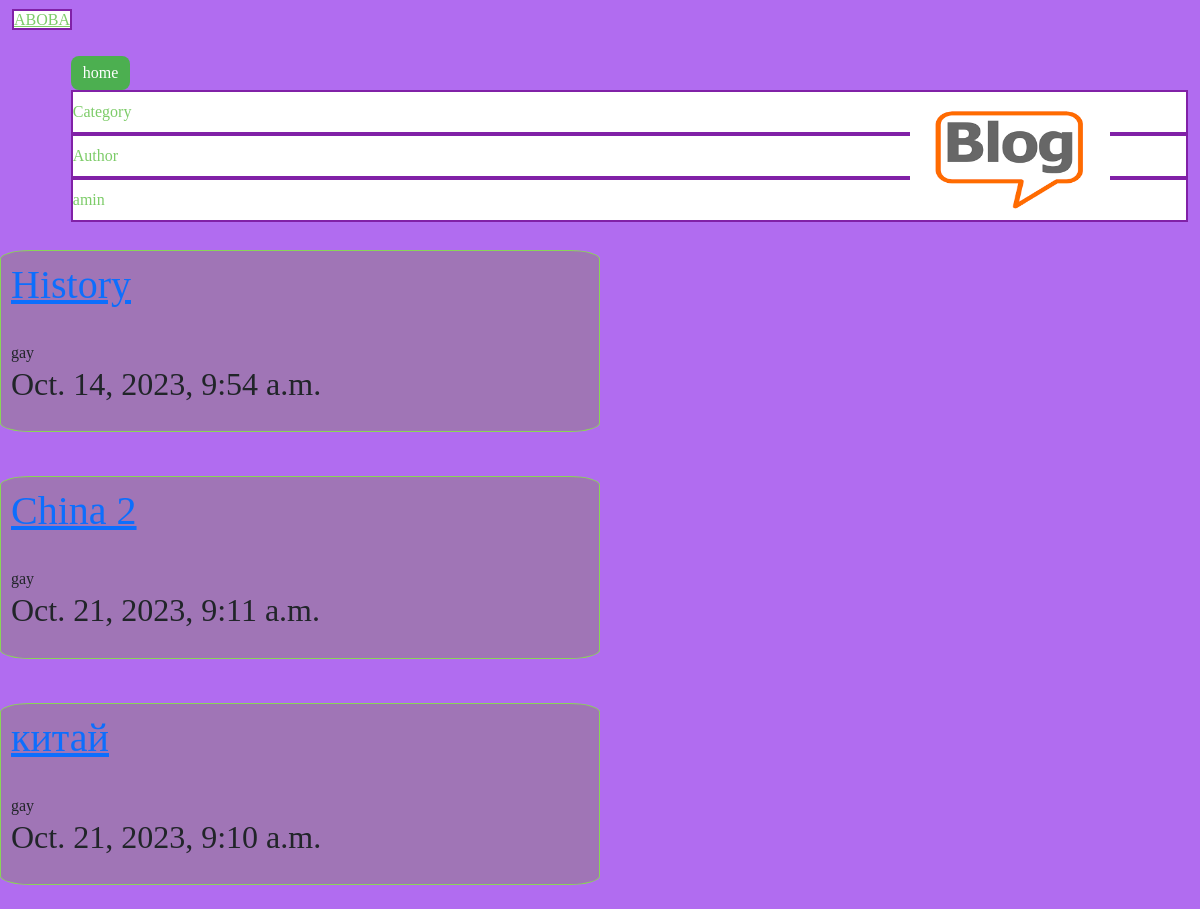
Screenshot of /?category=gay with the database file from the repository.
### blogapp/models.py (models this page shows)
class Post(models.Model):
    post_header = models.CharField(max_length=50)
    post_text = models.TextField(max_length=500)
    author = models.CharField(max_length=12)
    datetime = models.DateTimeField()
    category =  models.ForeignKey(Category, on_delete=models.SET_DEFAULT, default='no category')
    image = models.ImageField(upload_to="images/", default=None, null=True)
    def get_absolute_url(self):
        return reverse("post-details", args=[str(self.id)])

class Category(models.Model):
    canegory_name = models.TextField(max_length=25)

### blogapp/views.py (the view)
# urls.py: path('', view=views.index, name="home"),
def index(req):
    post_list = Post.objects.all()
    if req.GET.get("author", False):
        author = req.GET.get("author", False)
        post_list = Post.objects.filter(author__exact=author)
    if req.GET.get("category", False):
        category = req.GET.get("category", False)
        post_list = Post.objects.filter(category__canegory_name=category)
    return render(req, "blogapp/index.html", context={"posts": post_list})

### templates/blogapp/index.html
{% extends "layout.html" %}
{% block content %}
{% load static %}
<img class="logo" src="{% static 'images/logo.png' %}" alt="not found">
{% for p in posts %}
    <div class="blog_post">
        <h1><a href="{{p.get_absolute_url}}">{{p.post_header}} </a></h1>
        <br>
        {{p.category.canegory_name}}
        <br>
        <h2 class="date">{{p.datetime}}<h2>
    </div>
    <br>
{% endfor %}
{% endblock content %}

### static/styles/style.css (style rules this page uses)
body { background-color: rgba(162, 80, 238, 0.836); font-family: cursive; }
.blog_post { border: 1px solid rgba(134, 231, 69, 0.836); width: 50%; margin-top:20px; padding: 10px; border-radius: 5%; padding-bottom: 20px; background-color: #9f76afe5; }
.logo { width: 200px; height: 100px; margin-top: 10px; margin-left: 10px; position:absolute; top:100px; left:75%; }

### rows the page displays
Post: post_header "History", category.canegory_name "gay", datetime "Oct. 14, 2023, 9:54 a.m."
Post: post_header "China 2", category.canegory_name "gay", datetime "Oct. 21, 2023, 9:11 a.m."
Post: post_header "китай", category.canegory_name "gay", datetime "Oct. 21, 2023, 9:10 a.m."
